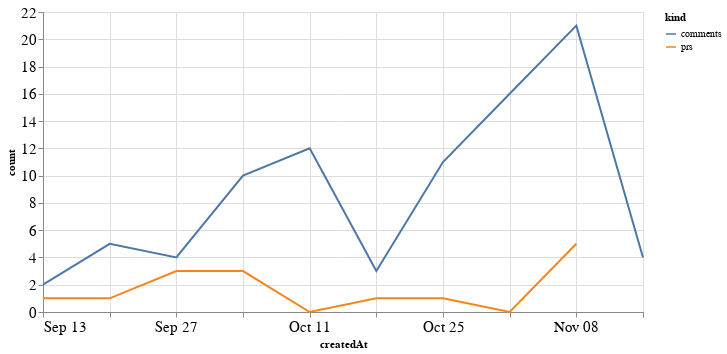

The notebook cell this image was saved under:
### Code cell
alt.Chart(total_time, width=600).mark_line().encode(
    x='createdAt',
    y='count',
    color='kind'
)

### Figure 1 — Vega-Lite specification as saved in the notebook (floating-point values rounded to 4 significant figures)
{"config": {"axisLeft": {"labelFontSize": 15}, "axisBottom": {"labelFontSize": 15}}, "data": {"name": "data-99850899966193f9fef9630f09a5d2bd"}, "mark": "line", "encoding": {"color": {"type": "nominal", "field": "kind"}, "x": {"type": "temporal", "field": "createdAt"}, "y": {"type": "quantitative", "field": "count"}}, "width": 600, "$schema": "https://vega.github.io/schema/vega-lite/v4.8.1.json", "datasets": {"data-99850899966193f9fef9630f09a5d2bd": [{"createdAt": "2020-09-13T00:00:00", "kind": "prs", "count": 1.0}, {"createdAt": "2020-09-20T00:00:00", "kind": "prs", "count": 1.0}, {"createdAt": "2020-09-27T00:00:00", "kind": "prs", "count": 3.0}, {"createdAt": "2020-10-04T00:00:00", "kind": "prs", "count": 3.0}, {"createdAt": "2020-10-11T00:00:00", "kind": "prs", "count": 0.0}, {"createdAt": "2020-10-18T00:00:00", "kind": "prs", "count": 1.0}, {"createdAt": "2020-10-25T00:00:00", "kind": "prs", "count": 1.0}, {"createdAt": "2020-11-01T00:00:00", "kind": "prs", "count": 0.0}, {"createdAt": "2020-11-08T00:00:00", "kind": "prs", "count": 5.0}, {"createdAt": "2020-11-15T00:00:00", "kind": "prs", "count": null}, {"createdAt": "2020-09-13T00:00:00", "kind": "comments", "count": 2.0}, {"createdAt": "2020-09-20T00:00:00", "kind": "comments", "count": 5.0}, {"createdAt": "2020-09-27T00:00:00", "kind": "comments", "count": 4.0}, {"createdAt": "2020-10-04T00:00:00", "kind": "comments", "count": 10.0}, {"createdAt": "2020-10-11T00:00:00", "kind": "comments", "count": 12.0}, {"createdAt": "2020-10-18T00:00:00", "kind": "comments", "count": 3.0}, {"createdAt": "2020-10-25T00:00:00", "kind": "comments", "count": 11.0}, {"createdAt": "2020-11-01T00:00:00", "kind": "comments", "count": 16.0}, {"createdAt": "2020-11-08T00:00:00", "kind": "comments", "count": 21.0}, {"createdAt": "2020-11-15T00:00:00", "kind": "comments", "count": 4.0}]}}
